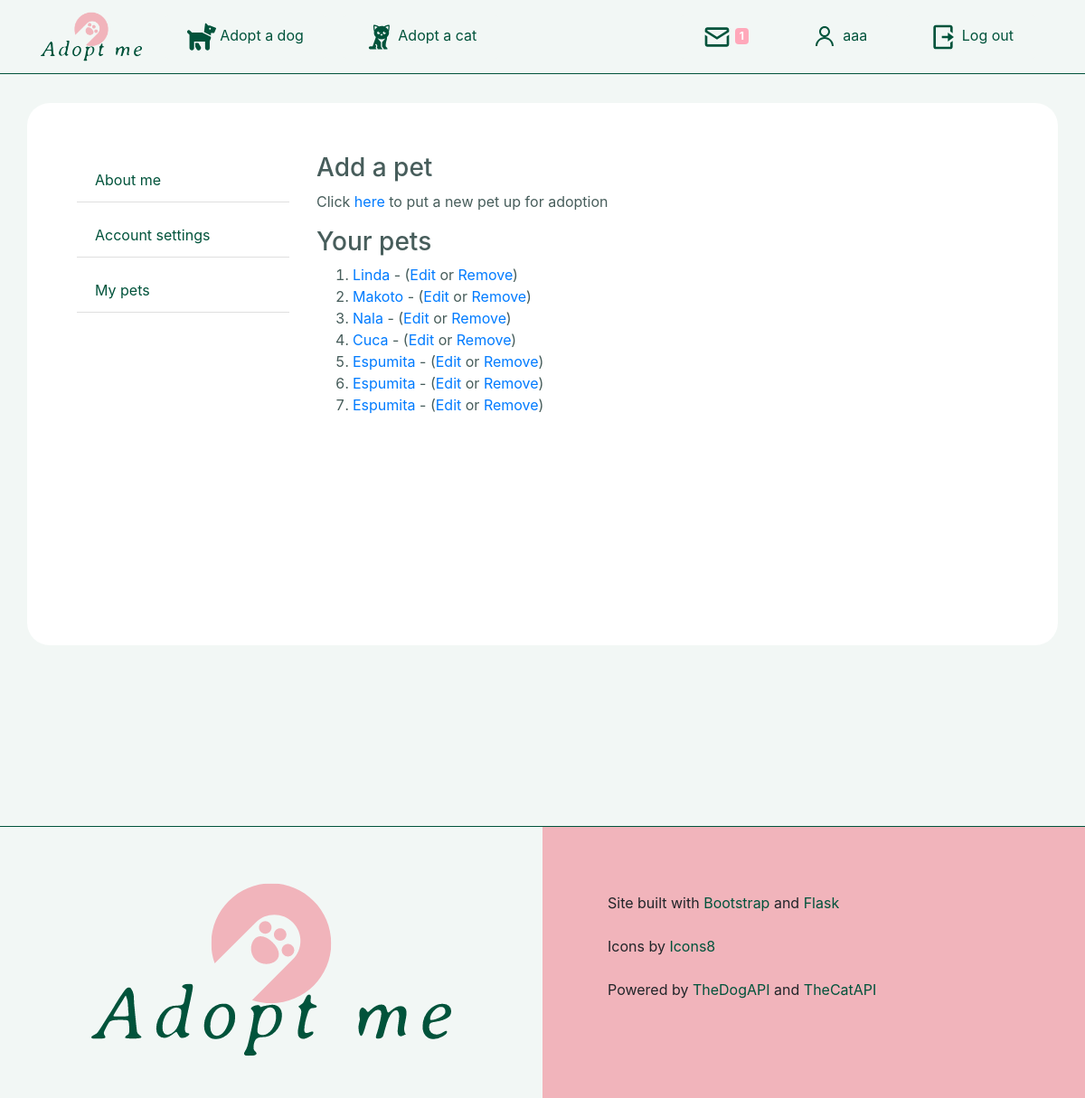
The page /account/pets (signed in) on the database as committed earlier.
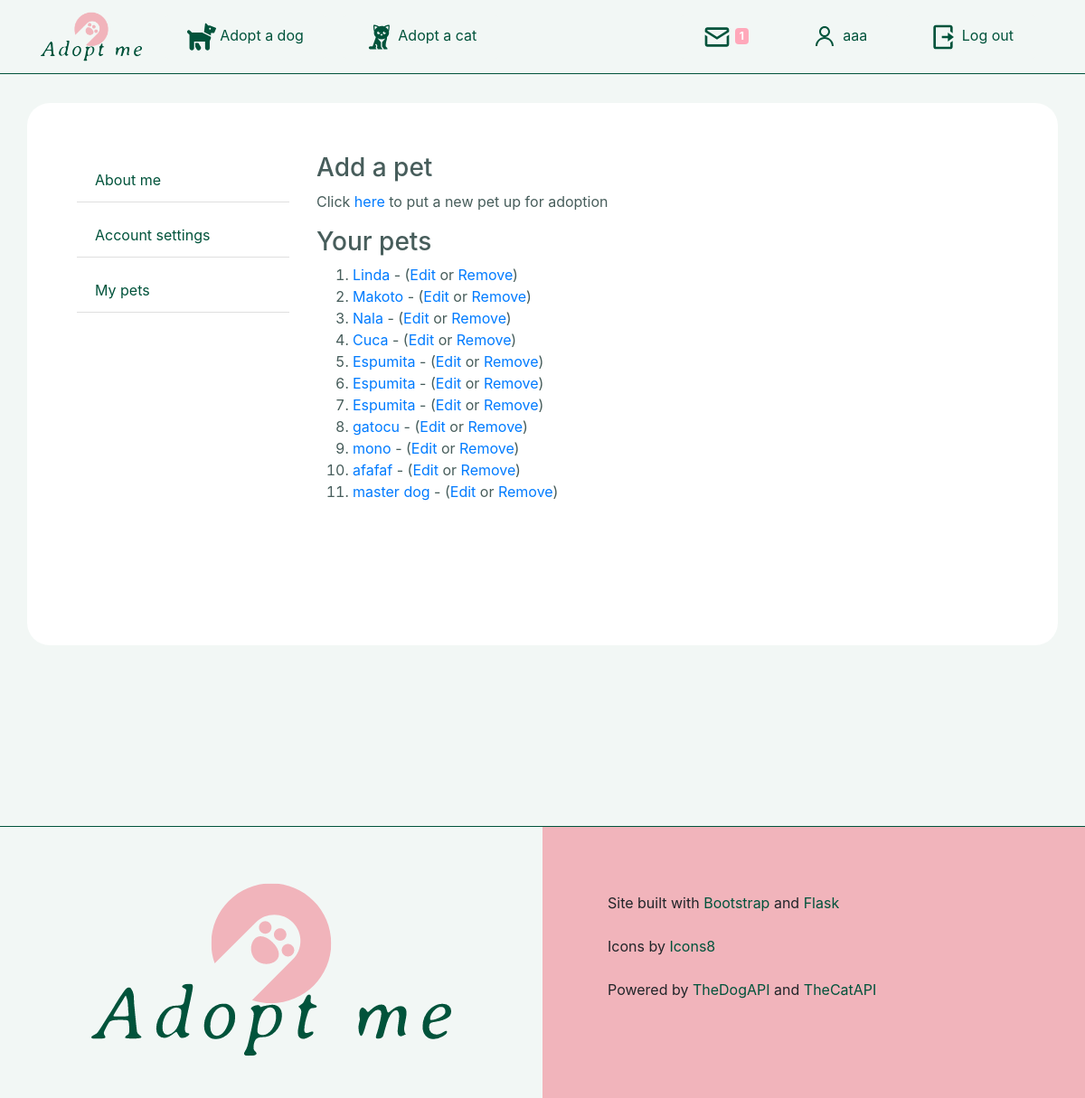
The same page on the database as committed later.
### tables this page shows
CREATE TABLE "pets" (
	"id"	integer NOT NULL PRIMARY KEY AUTOINCREMENT,
	"owner"	integer,
	"name"	text,
	"age"	text,
	"gender"	text,
	"animal"	TEXT,
	"breed"	TEXT,
	"entry_date"	datetime,
	"description"	text,
	FOREIGN KEY("owner") REFERENCES "users"("id")
);

### app.py (the view)
@app.route('/account/pets')
@login_required
def mypets():
    user = session.get("user")
    user_id = session.get("user_id")
    unread_messages = session.get("unread_messages")
    db = sqlite3.connect('app.db')
    c = db.cursor()
    rows = c.execute('SELECT * FROM pets WHERE owner = ?', (user_id,)).fetchall()
    db.close()
    return render_template("mypets.html", user=user, unread_messages=unread_messages, rows=rows)

### app.py (called while the page is built)
@app.after_request
def after_request(response):
    response.headers['Cache-Control'] = 'no-cache, no-store, must-revalidate'
    response.headers['Expires'] = 0
    response.headers['Pragma'] = 'no-cache'
    return response

### helpers.py (called while the page is built)
def login_required(f):
    @wraps(f)
    def decorated_function(*args, **kwargs):
        if session.get("user") is None:
            return redirect("/login")
        return f(*args, **kwargs)
    return decorated_function

### templates/mypets.html (shortened to what this page needs)
{% extends "layout.html" %} {% block title %} Adopt Me! {% endblock %} {% block main %}
<div class="container account">
    <div class="row">
        <div class="col-md-3">
            <div class="list-group">
                <a href="/account" class="list-group-item list-group-item-action">
                    About me
                </a>
                <a href="/account/password" class="list-group-item list-group-item-action">Account settings</a>
                <a href="/account/pets" class="list-group-item list-group-item-action">My pets</a>
            </div>
        </div>
        <div class="col-md-9">
            <h3>Add a pet</h3>
            <p>Click <a href="/add_pet">here</a> to put a new pet up for adoption</p>
            <h3>Your pets</h3>
            <ol>
                {% for pet in rows %}
                <li><a href="/pets/{{ pet[5]|lower }}s/{{ pet[0] }}">{{ pet[2] }}</a> - (<a href="/pets/{{ pet[5]|lower }}s/{{ pet[0] }}/edit">Edit</a> or <a href="/remove/{{ pet[0] }}">Remove</a>)</li>
                {% endfor %}
            </ol>
        </div>
    </div>
</div>
{% endblock %}

Rows that differ between the two databases and show on the page:
added pets: name "gatocu"
added pets: name "mono"
added pets: name "afafaf"
added pets: name "master dog"
